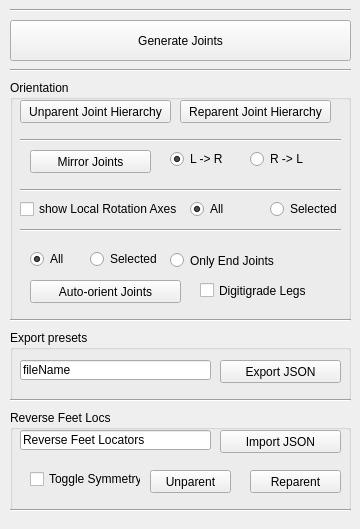
     <widget class="QWidget" name="tab_3">
      <attribute name="title">
       <string>Skeleton</string>
      </attribute>
      <widget class="QGroupBox" name="groupBox_12">
       <property name="geometry">
        <rect>
         <x>10</x>
         <y>330</y>
         <width>341</width>
         <height>71</height>
        </rect>
       </property>
       <property name="title">
        <string>Export presets</string>
       </property>
       <widget class="QPushButton" name="ExportJoints_JSON_Bttn">
        <property name="geometry">
         <rect>
          <x>210</x>
          <y>30</y>
          <width>121</width>
          <height>23</height>
         </rect>
        </property>
        <property name="toolTip">
         <string>Set the filename in the textBox, and export the selected chain</string>
        </property>
        <property name="toolTipDuration">
         <number>5000</number>
        </property>
        <property name="styleSheet">
         <string notr="true"/>
        </property>
        <property name="text">
         <string>Export JSON</string>
        </property>
       </widget>
       <widget class="QLineEdit" name="exportJointsFilename_text">
        <property name="geometry">
         <rect>
          <x>10</x>
          <y>30</y>
          <width>191</width>
          <height>20</height>
         </rect>
        </property>
        <property name="text">
         <string>fileName</string>
        </property>
        <property name="readOnly">
         <bool>false</bool>
        </property>
       </widget>
       <widget class="Line" name="line_19">
        <property name="geometry">
         <rect>
          <x>100</x>
          <y>70</y>
          <width>321</width>
          <height>20</height>
         </rect>
        </property>
        <property name="orientation">
         <enum>Qt::Horizontal</enum>
        </property>
       </widget>
      </widget>
      <widget class="QGroupBox" name="groupBox_7">
       <property name="geometry">
        <rect>
         <x>10</x>
         <y>80</y>
         <width>341</width>
         <height>241</height>
        </rect>
       </property>
       <property name="title">
        <string>Orientation</string>
       </property>
       <widget class="QPushButton" name="UnparentJointHierarchy_Bipedal">
        <property name="geometry">
         <rect>
          <x>10</x>
          <y>20</y>
          <width>151</width>
          <height>23</height>
         </rect>
        </property>
        <property name="toolTip">
         <string>Unparents and saves the hierarchy</string>
        </property>
        <property name="toolTipDuration">
         <number>5000</number>
        </property>
        <property name="text">
         <string>Unparent Joint Hierarchy</string>
        </property>
       </widget>
       <widget class="QPushButton" name="ReparentJointHierarchy_Bipedal">
        <property name="geometry">
         <rect>
          <x>170</x>
          <y>20</y>
          <width>151</width>
          <height>23</height>
         </rect>
        </property>
        <property name="toolTip">
         <string>Restores the hierarchy</string>
        </property>
        <property name="toolTipDuration">
         <number>5000</number>
        </property>
        <property name="text">
         <string>Reparent Joint Hierarchy</string>
        </property>
        <property name="checkable">
         <bool>false</bool>
        </property>
       </widget>
       <widget class="QPushButton" name="mirrorJointOrientation_Btn">
        <property name="geometry">
         <rect>
          <x>20</x>
          <y>70</y>
          <width>121</width>
          <height>23</height>
         </rect>
        </property>
        <property name="toolTip">
         <string/>
        </property>
        <property name="toolTipDuration">
         <number>5000</number>
        </property>
        <property name="text">
         <string>Mirror Joints</string>
        </property>
       </widget>
       <widget class="QRadioButton" name="jointMirror_leftToRight_radio">
        <property name="geometry">
         <rect>
          <x>160</x>
          <y>70</y>
          <width>77</width>
          <height>18</height>
         </rect>
        </property>
        <property name="text">
         <string>L -&gt; R</string>
        </property>
        <property name="checked">
         <bool>true</bool>
        </property>
        <attribute name="buttonGroup">
         <string notr="true">buttonGroup_3</string>
        </attribute>
       </widget>
       <widget class="QRadioButton" name="jointMirror_rightToLeft_radio">
        <property name="geometry">
         <rect>
          <x>240</x>
          <y>70</y>
          <width>77</width>
          <height>18</height>
         </rect>
        </property>
        <property name="text">
         <string>R -&gt; L</string>
        </property>
        <attribute name="buttonGroup">
         <string notr="true">buttonGroup_3</string>
        </attribute>
       </widget>
       <widget class="Line" name="line_2">
        <property name="geometry">
         <rect>
          <x>10</x>
          <y>50</y>
          <width>321</width>
          <height>20</height>
         </rect>
        </property>
        <property name="orientation">
         <enum>Qt::Horizontal</enum>
        </property>
       </widget>
       <widget class="QRadioButton" name="LRA_selected_radio">
        <property name="geometry">
         <rect>
          <x>260</x>
          <y>120</y>
          <width>77</width>
          <height>18</height>
         </rect>
        </property>
        <property name="text">
         <string>Selected</string>
        </property>
        <attribute name="buttonGroup">
         <string notr="true">buttonGroup</string>
        </attribute>
       </widget>
       <widget class="QCheckBox" name="LRA_checkBox">
        <property name="geometry">
         <rect>
          <x>10</x>
          <y>120</y>
          <width>161</width>
          <height>18</height>
         </rect>
        </property>
        <property name="text">
         <string>show Local Rotation Axes</string>
        </property>
       </widget>
       <widget class="QRadioButton" name="LRA_all_radio">
        <property name="geometry">
         <rect>
          <x>180</x>
          <y>120</y>
          <width>71</width>
          <height>18</height>
         </rect>
        </property>
        <property name="text">
         <string>All</string>
        </property>
        <property name="checked">
         <bool>true</bool>
        </property>
        <attribute name="buttonGroup">
         <string notr="true">buttonGroup</string>
        </attribute>
       </widget>
       <widget class="Line" name="line">
        <property name="geometry">
         <rect>
          <x>10</x>
          <y>140</y>
          <width>321</width>
          <height>20</height>
         </rect>
        </property>
        <property name="orientation">
         <enum>Qt::Horizontal</enum>
        </property>
       </widget>
       <widget class="QRadioButton" name="OnlyEndJoints_radio">
        <property name="geometry">
         <rect>
          <x>160</x>
          <y>170</y>
          <width>151</width>
          <height>21</height>
         </rect>
        </property>
        <property name="text">
         <string>Only End Joints</string>
        </property>
        <property name="checkable">
         <bool>true</bool>
        </property>
        <property name="checked">
         <bool>false</bool>
        </property>
        <attribute name="buttonGroup">
         <string notr="true">buttonGroup_2</string>
        </attribute>
       </widget>
       <widget class="QPushButton" name="autoOrientJoints_btn">
        <property name="geometry">
         <rect>
          <x>20</x>
          <y>200</y>
          <width>151</width>
          <height>23</height>
         </rect>
        </property>
        <property name="toolTip">
         <string>Allows the tool to work on scenebased guides</string>
        </property>
        <property name="toolTipDuration">
         <number>5000</number>
        </property>
        <property name="statusTip">
         <string>Allows the tool to work on scenebased guides</string>
        </property>
        <property name="text">
         <string>Auto-orient Joints</string>
        </property>
       </widget>
       <widget class="Line" name="line_3">
        <property name="geometry">
         <rect>
          <x>10</x>
          <y>100</y>
          <width>321</width>
          <height>20</height>
         </rect>
        </property>
        <property name="orientation">
         <enum>Qt::Horizontal</enum>
        </property>
       </widget>
       <widget class="QRadioButton" name="orientJoint_all_radio">
        <property name="geometry">
         <rect>
          <x>20</x>
          <y>170</y>
          <width>71</width>
          <height>18</height>
         </rect>
        </property>
        <property name="text">
         <string>All</string>
        </property>
        <property name="checked">
         <bool>true</bool>
        </property>
        <attribute name="buttonGroup">
         <string notr="true">buttonGroup_2</string>
        </attribute>
       </widget>
       <widget class="QRadioButton" name="orientJoint_selected_radio">
        <property name="geometry">
         <rect>
          <x>80</x>
          <y>170</y>
          <width>77</width>
          <height>18</height>
         </rect>
        </property>
        <property name="text">
         <string>Selected</string>
        </property>
        <attribute name="buttonGroup">
         <string notr="true">buttonGroup_2</string>
        </attribute>
       </widget>
       <widget class="QCheckBox" name="DigiGradeLegs_btn_3">
        <property name="geometry">
         <rect>
          <x>190</x>
          <y>200</y>
          <width>111</width>
          <height>21</height>
         </rect>
        </property>
        <property name="text">
         <string>Digitigrade Legs</string>
        </property>
        <property name="checkable">
         <bool>true</bool>
        </property>
        <property name="checked">
         <bool>false</bool>
        </property>
       </widget>
       <widget class="Line" name="line_17">
        <property name="geometry">
         <rect>
          <x>0</x>
          <y>230</y>
          <width>341</width>
          <height>20</height>
         </rect>
        </property>
        <property name="orientation">
         <enum>Qt::Horizontal</enum>
        </property>
       </widget>
      </widget>
      <widget class="QGroupBox" name="groupBox_5">
       <property name="geometry">
        <rect>
         <x>10</x>
         <y>410</y>
         <width>341</width>
         <height>101</height>
        </rect>
       </property>
       <property name="title">
        <string>Reverse Feet Locs</string>
       </property>
       <widget class="QLineEdit" name="reverseFeet_Locators_editLine">
        <property name="geometry">
         <rect>
          <x>10</x>
          <y>20</y>
          <width>191</width>
          <height>20</height>
         </rect>
        </property>
        <property name="text">
         <string>Reverse Feet Locators</string>
        </property>
        <property name="readOnly">
         <bool>true</bool>
        </property>
       </widget>
       <widget class="QPushButton" name="ImportPreset_reverseFeet_Locators">
        <property name="geometry">
         <rect>
          <x>210</x>
          <y>20</y>
          <width>121</width>
          <height>23</height>
         </rect>
        </property>
        <property name="maximumSize">
         <size>
          <width>131</width>
          <height>40</height>
         </size>
        </property>
        <property name="text">
         <string>Import JSON</string>
        </property>
        <property name="checkable">
         <bool>false</bool>
        </property>
       </widget>
       <widget class="QCheckBox" name="LocatorSymmetry_revFeet_Bipedal">
        <property name="geometry">
         <rect>
          <x>20</x>
          <y>60</y>
          <width>111</width>
          <height>18</height>
         </rect>
        </property>
        <property name="text">
         <string>Toggle Symmetry</string>
        </property>
       </widget>
       <widget class="QPushButton" name="UnparentRevFeet_bn">
        <property name="geometry">
         <rect>
          <x>140</x>
          <y>60</y>
          <width>81</width>
          <height>23</height>
         </rect>
        </property>
        <property name="toolTip">
         <string>Unparents and saves the hierarchy</string>
        </property>
        <property name="toolTipDuration">
         <number>5000</number>
        </property>
        <property name="text">
         <string>Unparent</string>
        </property>
       </widget>
       <widget class="QPushButton" name="ParentRevFeet_bn">
        <property name="geometry">
         <rect>
          <x>240</x>
          <y>60</y>
          <width>91</width>
          <height>23</height>
         </rect>
        </property>
        <property name="toolTip">
         <string>Restores the hierarchy</string>
        </property>
        <property name="toolTipDuration">
         <number>5000</number>
        </property>
        <property name="text">
         <string>Reparent</string>
        </property>
       </widget>
      </widget>
      <widget class="QPushButton" name="GenerateJoints_Bipedal">
       <property name="geometry">
        <rect>
         <x>10</x>
         <y>20</y>
         <width>341</width>
         <height>41</height>
        </rect>
       </property>
       <property name="toolTip">
        <string>Generates joints based on the guides</string>
       </property>
       <property name="toolTipDuration">
        <number>5000</number>
       </property>
       <property name="text">
        <string>Generate Joints</string>
       </property>
      </widget>
      <widget class="Line" name="line_4">
       <property name="geometry">
        <rect>
         <x>10</x>
         <y>0</y>
         <width>341</width>
         <height>20</height>
        </rect>
       </property>
       <property name="orientation">
        <enum>Qt::Horizontal</enum>
       </property>
      </widget>
      <widget class="Line" name="line_5">
       <property name="geometry">
        <rect>
         <x>10</x>
         <y>60</y>
         <width>341</width>
         <height>20</height>
        </rect>
       </property>
       <property name="orientation">
        <enum>Qt::Horizontal</enum>
       </property>
      </widget>
      <widget class="Line" name="line_20">
       <property name="geometry">
        <rect>
         <x>10</x>
         <y>390</y>
         <width>341</width>
         <height>20</height>
        </rect>
       </property>
       <property name="orientation">
        <enum>Qt::Horizontal</enum>
       </property>
      </widget>
      <widget class="Line" name="line_21">
       <property name="geometry">
        <rect>
         <x>10</x>
         <y>500</y>
         <width>341</width>
         <height>20</height>
        </rect>
       </property>
       <property name="orientation">
        <enum>Qt::Horizontal</enum>
       </property>
      </widget>
     </widget>
